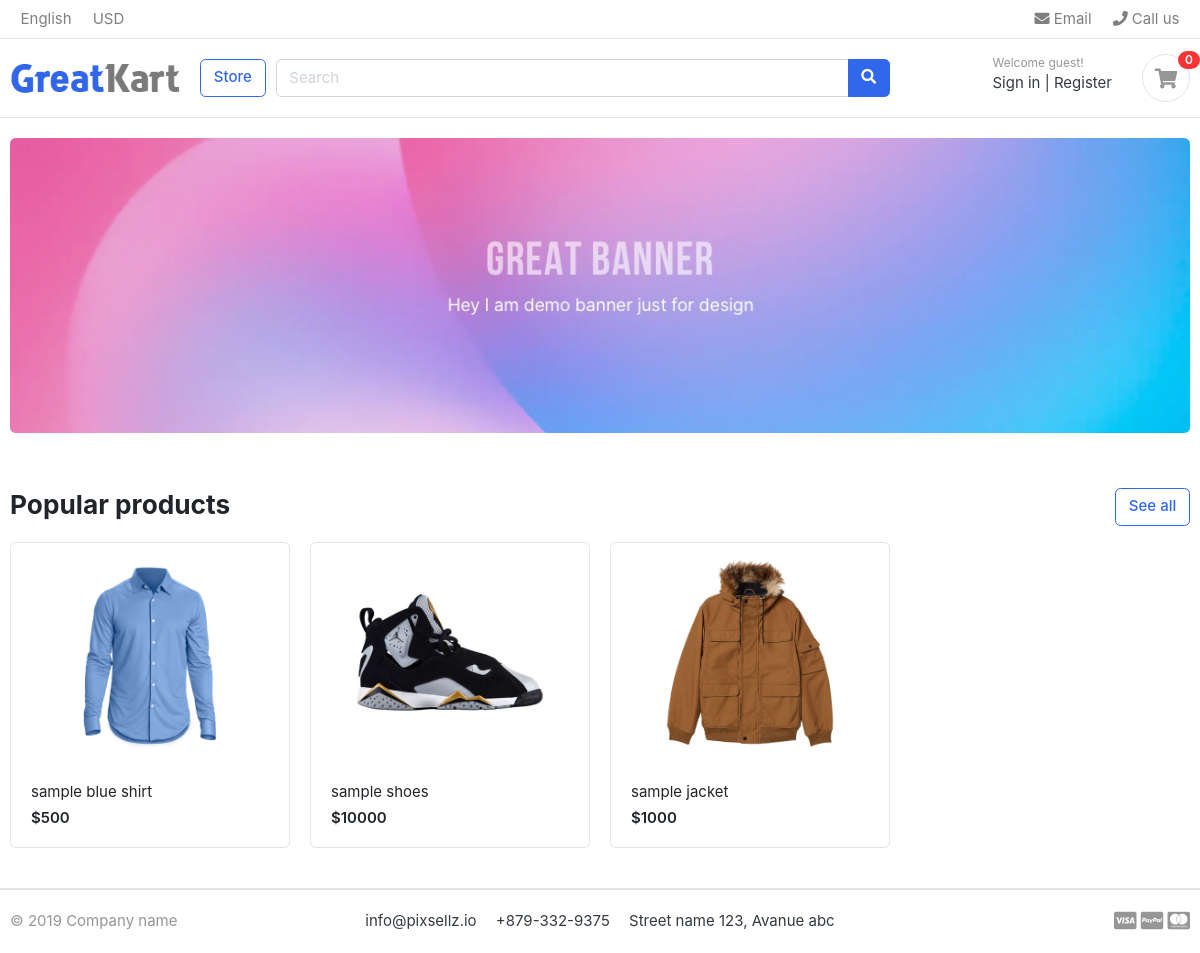
The page / on the database its author committed.
### store/models.py (models this page shows, shortened)
class Products(models.Model):
    product_name    = models.CharField(max_length=200, unique=True)
    slug            = models.SlugField(max_length=200, unique=True)
    description     = models.TextField(max_length=500, blank=True)
    price           = models.IntegerField()
    images          = models.ImageField(upload_to='photos/products')
    stock           = models.IntegerField()
    is_available    = models.BooleanField(default=True)
    category        = models.ForeignKey(Category, on_delete=models.CASCADE)
    created_date    = models.DateTimeField(auto_now_add=True)
    modified_date   = models.DateTimeField(auto_now=True)
    def get_url(self):
        return reverse('product_detail', args=[self.category.slug,self.slug])

### SoftWebShop/views.py (the view)
# urls.py: path('',views.home, name='home'),
def home(request):
    products = Products.objects.all().filter(is_available=True)
    context = {
        'products' : products,
    }
    return render(request, 'home.html' , context)

### cart/context_processors.py (called while the page is built)
def counter(request):
    cart_count = 0
    if 'admin' in request.path:
        pass
    else:
        try :
            cart = Cart.objects.filter(cart_id=_cart_id(request))
            cart_items = CartItem.objects.all().filter(cart=cart[:1])
            for cart_item in cart_items:
                cart_count += cart_item.quantity
        except Cart.DoesNotExist:
            cart_count=0
    return dict(cart_count=cart_count)

### cart/views.py (called while the page is built)
def _cart_id(request):
    cart = request.session.session_key
    if not cart:
        cart = request.session.create()
    return cart

### category/context_processor.py (called while the page is built)
def category_menu_links(request):
    menu_links = Category.objects.all()
    return dict(links=menu_links)

### templates/home.html
{% extends 'base.html' %}
{% load static %}
{% block content %}
<section class="section-intro padding-y-sm">
<div class="container">
<div class="intro-banner-wrap">
	<img src="{% static 'images/banners/1.jpg' %}" class="img-fluid rounded">
</div>
</div>
</section>
<section class="section-name padding-y-sm">
<div class="container">
<header class="section-heading">
	<a href="{% url 'store' %}" class="btn btn-outline-primary float-right">See all</a>
	<h3 class="section-title">Popular products</h3>
</header>
<div class="row">
	{% for product in products %}
	<div class="col-md-3">
		<div class="card card-product-grid">
			<a href="{{ product.get_url }}" class="img-wrap"> <img src="{{ product.images.url}}"> </a>
			<figcaption class="info-wrap">
				<a href="" class="title">{{ product.description }}</a>
				<div class="price mt-1">${{ product.price }}</div>
			</figcaption>
		</div>
	</div>
	{% endfor%}
</div>
</div>
</section>
{% endblock %}

### static/css/ui.css (style rules this page uses)
html { font-family: "Inter", sans-serif; font-size: 15px; }
.img-wrap { text-align: center; display: block; }
.img-wrap img { max-width: 100%; }
.padding-y-sm { padding-top: 20px; padding-bottom: 20px; }
.section-heading { margin-bottom: 20px; margin-top: 15px; }
.section-title { color: #212529; }
[class*=card-product] a.title { color: #212529; display: block; }
[class*=card-product] .img-wrap { overflow: hidden; position: relative; }
[class*=card-product] .img-wrap img { height: 100%; max-width: 100%; width: auto; display: inline-block; -o-object-fit: cover; object-fit: cover; }
.card-product-grid { margin-bottom: 20px; }
.card-product-grid .img-wrap { border-radius: 0.2rem 0.2rem 0 0; height: 220px; }
.card-product-grid .info-wrap { overflow: hidden; padding: 18px 20px; }
.card .img-wrap { overflow: hidden; }
.price { font-weight: 600; color: #212529; }

### rows shown on the page
Products: images (picture), description "sample blue shirt", price "500"
Products: images (picture), description "sample shoes", price "10000"
Products: images (picture), description "sample jacket", price "1000"

### other values the page prints
{{ cart_count }} "0"
